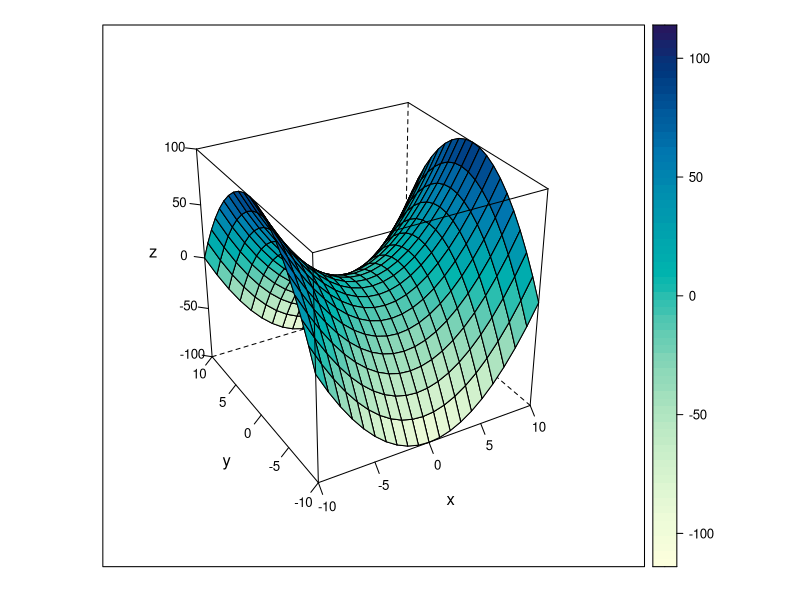

Write R code to recreate this figure.
require(lattice)
g <- expand.grid(x = -10:10, y = -10:10, gr = 1:2)
g$z <- g$x^2 - g$y^2
wireframe(z ~ x * y, data = g, groups = gr,
		scales = list(arrows = FALSE),
		drape = TRUE, colorkey = TRUE,
		screen = list(z = 30, x = -60))
